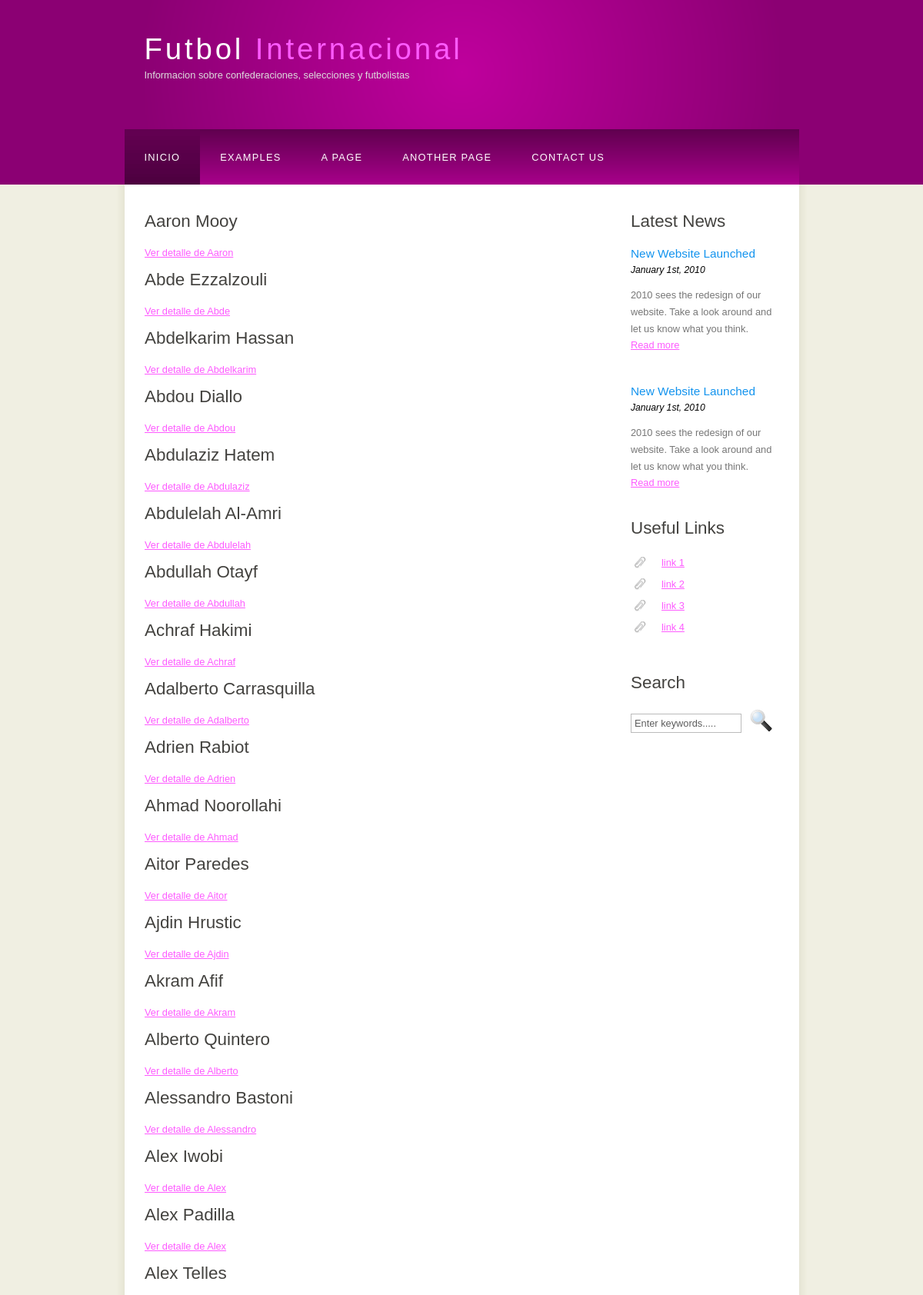
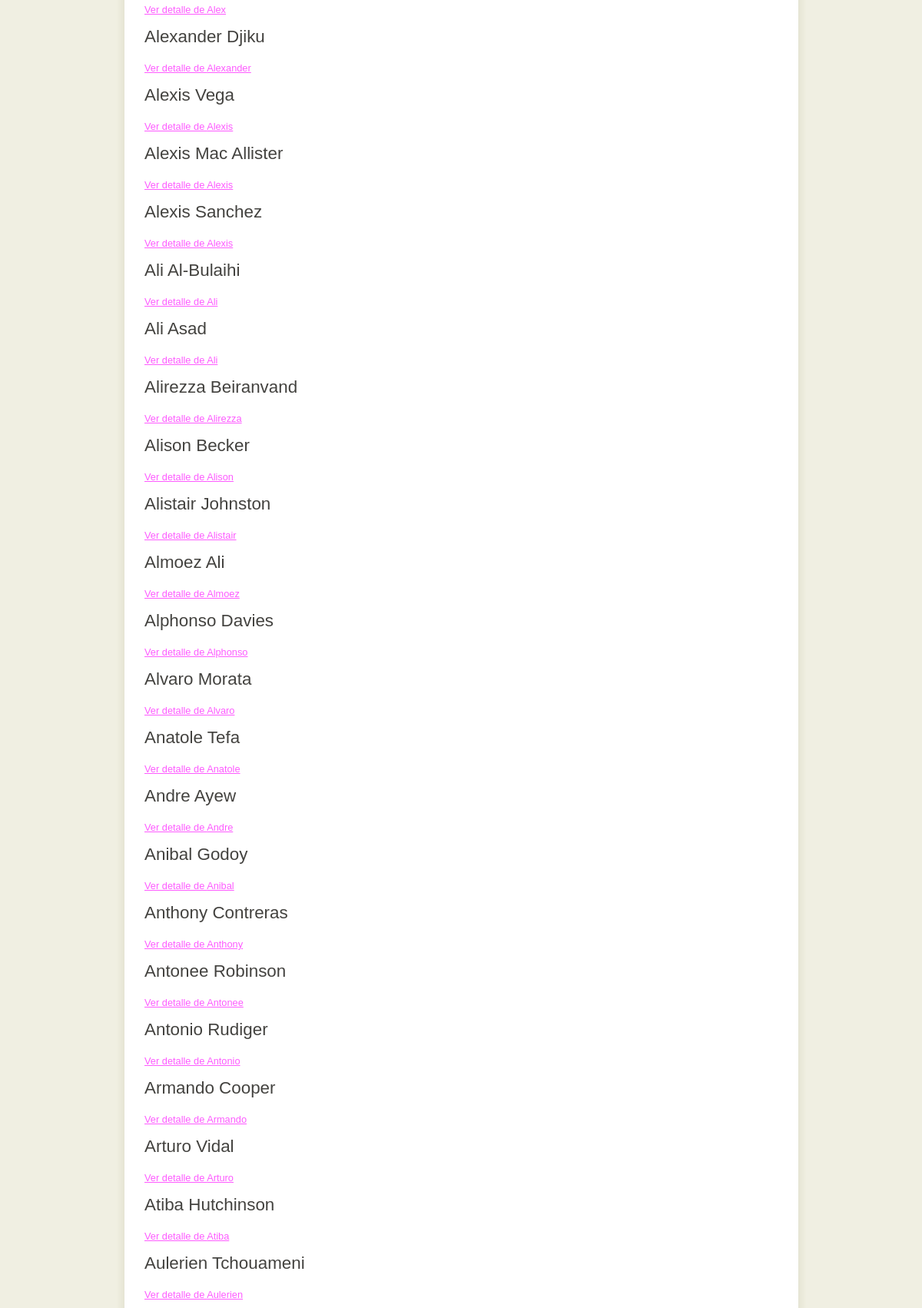
Page /seleccionesAPP/listaFutbolistas/ (upper part) on the committed database (2 pictures, top to bottom).
### seleccionesAPP/models.py (models this page shows, shortened)
class Futbolista(models.Model):
    nombre = models.CharField(max_length=50)
    apellido = models.CharField(max_length=100, default='')
    fecha_nac = models.DateField()
    POSICIONES = [
        ('POR', 'Portero'),
        ('DEF', 'Defensa'),
        ('MED', 'Mediocampista'),
        ('DEL', 'Delantero'),
    ]
    posicion = models.CharField(
        max_length=3,         # Cambiado a 3 porque usamos abreviaturas de 3 letras
        choices=POSICIONES,   # Opciones predefinidas
        default='MED',        # Valor por defecto: Mediocampista
    )
    seleccion = models.ForeignKey(Seleccion, on_delete=models.CASCADE, related_name='futbolista')
    imagenFutbolista= models.URLField(max_length=600,null=True,blank=True)

### seleccionesAPP/views.py (the view)
# urls.py: path('listaFutbolistas/', views.listaFutbolista,name='listaFutbolista'),
def listaFutbolista(request):
    futbolistas = Futbolista.objects.order_by('nombre')
    contexto = {'futbolista_list' : futbolistas}
    return render(request, 'listaFutbolista.html', contexto)

### seleccionesAPP/templates/listaFutbolista.html
{% extends 'base.html' %}
{% block contenido %}
{% for futbolista in futbolista_list%}
<h1> {{ futbolista.nombre }} {{futbolista.apellido}}</h1>
<a href="{% url 'detalleFutbolista' futbolista.id%}">Ver detalle de {{ futbolista.nombre }}</a>
{% empty %}
    <p>No hay futbolista disponibles.</p>
{% endfor %}
{% endblock %}

### seleccionesAPP/static/style/style.css (style rules this page uses)
html { height: 100%; }
* { margin: 0; padding: 0; }
body { font: normal .80em 'trebuchet ms', arial, sans-serif; background: #F0EFE2; color: #777; }
h1, h2, h3, h4, h5, h6 { font: normal 175% 'century gothic', arial, sans-serif; color: #43423F; margin: 0 0 15px 0; padding: 15px 0 5px 0; }
a, a:hover { outline: none; text-decoration: underline; color: #FD5BFF; }

### rows in the picture
Futbolista: nombre "Aaron", apellido "Mooy"
Futbolista: nombre "Abde", apellido "Ezzalzouli"
Futbolista: nombre "Abdelkarim", apellido "Hassan"
Futbolista: nombre "Abdou", apellido "Diallo"
Futbolista: nombre "Abdulaziz", apellido "Hatem"
Futbolista: nombre "Abdulelah", apellido "Al-Amri"
Futbolista: nombre "Abdullah", apellido "Otayf"
Futbolista: nombre "Achraf", apellido "Hakimi"
Futbolista: nombre "Adalberto", apellido "Carrasquilla"
Futbolista: nombre "Adrien", apellido "Rabiot"
Futbolista: nombre "Ahmad", apellido "Noorollahi"
Futbolista: nombre "Aitor", apellido "Paredes"
Futbolista: nombre "Ajdin", apellido "Hrustic"
Futbolista: nombre "Akram", apellido "Afif"
Futbolista: nombre "Alberto", apellido "Quintero"
Futbolista: nombre "Alessandro", apellido "Bastoni"
Futbolista: nombre "Alex", apellido "Iwobi"
Futbolista: nombre "Alex", apellido "Padilla"
Futbolista: nombre "Alex", apellido "Telles"
Futbolista: nombre "Alexander", apellido "Djiku"
Futbolista: nombre "Alexis", apellido "Vega"
Futbolista: nombre "Alexis", apellido "Mac Allister"
Futbolista: nombre "Alexis", apellido "Sanchez"
Futbolista: nombre "Ali", apellido "Al-Bulaihi"
Futbolista: nombre "Ali", apellido "Asad"
Futbolista: nombre "Alirezza", apellido "Beiranvand"
Futbolista: nombre "Alison", apellido "Becker"
Futbolista: nombre "Alistair", apellido "Johnston"
Futbolista: nombre "Almoez", apellido "Ali"
Futbolista: nombre "Alphonso", apellido "Davies"
Futbolista: nombre "Alvaro", apellido "Morata"
Futbolista: nombre "Anatole", apellido "Tefa"
Futbolista: nombre "Andre", apellido "Ayew"
Futbolista: nombre "Anibal", apellido "Godoy"
Futbolista: nombre "Anthony", apellido "Contreras"
Futbolista: nombre "Antonee", apellido "Robinson"
Futbolista: nombre "Antonio", apellido "Rudiger"
Futbolista: nombre "Armando", apellido "Cooper"
Futbolista: nombre "Arturo", apellido "Vidal"
Futbolista: nombre "Atiba", apellido "Hutchinson"
Futbolista: nombre "Aulerien", apellido "Tchouameni"
